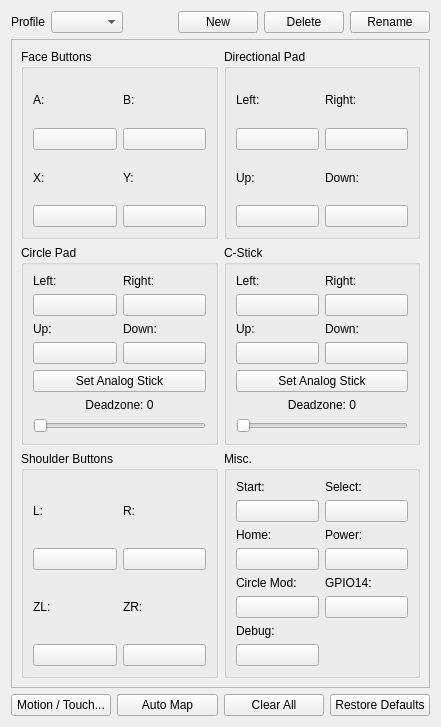
<?xml version="1.0" encoding="UTF-8"?>
<ui version="4.0">
 <class>ConfigureInput</class>
 <widget class="QWidget" name="ConfigureInput">
  <property name="geometry">
   <rect>
    <x>0</x>
    <y>0</y>
    <width>441</width>
    <height>727</height>
   </rect>
  </property>
  <property name="windowTitle">
   <string>ConfigureInput</string>
  </property>
  <layout class="QVBoxLayout" name="rootLayout">
   <item>
    <layout class="QHBoxLayout" name="horizontalLayout_3">
     <item>
      <widget class="QLabel" name="label_5">
       <property name="text">
        <string>Profile</string>
       </property>
      </widget>
     </item>
     <item>
      <widget class="QComboBox" name="profile"/>
     </item>
     <item>
      <spacer name="horizontalSpacer_2">
       <property name="orientation">
        <enum>Qt::Horizontal</enum>
       </property>
       <property name="sizeHint" stdset="0">
        <size>
         <width>40</width>
         <height>20</height>
        </size>
       </property>
      </spacer>
     </item>
     <item>
      <widget class="QPushButton" name="buttonNew">
       <property name="text">
        <string>New</string>
       </property>
      </widget>
     </item>
     <item>
      <widget class="QPushButton" name="buttonDelete">
       <property name="text">
        <string>Delete</string>
       </property>
      </widget>
     </item>
     <item>
      <widget class="QPushButton" name="buttonRename">
       <property name="text">
        <string>Rename</string>
       </property>
      </widget>
     </item>
    </layout>
   </item>
   <item>
    <widget class="QScrollArea" name="scrollArea">
     <property name="widgetResizable">
      <bool>true</bool>
     </property>
     <widget class="QWidget" name="scrollAreaContents">
      <layout class="QVBoxLayout" name="verticalLayout_5">
       <item>
        <layout class="QGridLayout" name="gridLayout_7">
         <item row="0" column="0">
          <widget class="QGroupBox" name="faceButtons">
           <property name="title">
            <string>Face Buttons</string>
           </property>
           <property name="flat">
            <bool>false</bool>
           </property>
           <property name="checkable">
            <bool>false</bool>
           </property>
           <layout class="QGridLayout" name="gridLayout">
            <item row="1" column="1">
             <layout class="QVBoxLayout" name="verticalLayout_4">
              <item>
               <widget class="QLabel" name="label_4">
                <property name="text">
                 <string>Y:</string>
                </property>
               </widget>
              </item>
              <item>
               <widget class="QPushButton" name="buttonY">
                <property name="text">
                 <string/>
                </property>
               </widget>
              </item>
             </layout>
            </item>
            <item row="1" column="0">
             <layout class="QVBoxLayout" name="verticalLayout_3">
              <item>
               <widget class="QLabel" name="label_3">
                <property name="text">
                 <string>X:</string>
                </property>
               </widget>
              </item>
              <item>
               <widget class="QPushButton" name="buttonX">
                <property name="text">
                 <string/>
                </property>
               </widget>
              </item>
             </layout>
            </item>
            <item row="0" column="1">
             <layout class="QVBoxLayout" name="verticalLayout_2">
              <item>
               <widget class="QLabel" name="label_2">
                <property name="text">
                 <string>B:</string>
                </property>
               </widget>
              </item>
              <item>
               <widget class="QPushButton" name="buttonB">
                <property name="text">
                 <string/>
                </property>
               </widget>
              </item>
             </layout>
            </item>
            <item row="0" column="0">
             <layout class="QVBoxLayout" name="verticalLayout">
              <item>
               <widget class="QLabel" name="label">
                <property name="text">
                 <string>A:</string>
                </property>
               </widget>
              </item>
              <item>
               <widget class="QPushButton" name="buttonA">
                <property name="text">
                 <string/>
                </property>
               </widget>
              </item>
             </layout>
            </item>
           </layout>
          </widget>
         </item>
         <item row="0" column="1">
          <widget class="QGroupBox" name="faceButtons_2">
           <property name="title">
            <string>Directional Pad</string>
           </property>
           <property name="flat">
            <bool>false</bool>
           </property>
           <property name="checkable">
            <bool>false</bool>
           </property>
           <layout class="QGridLayout" name="gridLayout_2">
            <item row="1" column="0">
             <layout class="QVBoxLayout" name="verticalLayout_12">
              <item>
               <widget class="QLabel" name="label_34">
                <property name="text">
                 <string>Up:</string>
                </property>
               </widget>
              </item>
              <item>
               <widget class="QPushButton" name="buttonDpadUp">
                <property name="text">
                 <string/>
                </property>
               </widget>
              </item>
             </layout>
            </item>
            <item row="1" column="1">
             <layout class="QVBoxLayout" name="verticalLayout_9">
              <item>
               <widget class="QLabel" name="label_35">
                <property name="text">
                 <string>Down:</string>
                </property>
               </widget>
              </item>
              <item>
               <widget class="QPushButton" name="buttonDpadDown">
                <property name="text">
                 <string/>
                </property>
               </widget>
              </item>
             </layout>
            </item>
            <item row="0" column="0">
             <layout class="QVBoxLayout" name="verticalLayout_10">
              <item>
               <widget class="QLabel" name="label_32">
                <property name="text">
                 <string>Left:</string>
                </property>
               </widget>
              </item>
              <item>
               <widget class="QPushButton" name="buttonDpadLeft">
                <property name="text">
                 <string/>
                </property>
               </widget>
              </item>
             </layout>
            </item>
            <item row="0" column="1">
             <layout class="QVBoxLayout" name="verticalLayout_11">
              <item>
               <widget class="QLabel" name="label_33">
                <property name="text">
                 <string>Right:</string>
                </property>
               </widget>
              </item>
              <item>
               <widget class="QPushButton" name="buttonDpadRight">
                <property name="text">
                 <string/>
                </property>
               </widget>
              </item>
             </layout>
            </item>
           </layout>
          </widget>
         </item>
         <item row="2" column="1">
          <widget class="QGroupBox" name="faceButtons_6">
           <property name="title">
            <string>Misc.</string>
           </property>
           <property name="flat">
            <bool>false</bool>
           </property>
           <property name="checkable">
            <bool>false</bool>
           </property>
           <layout class="QGridLayout" name="gridLayout_6">
            <item row="0" column="0">
             <layout class="QVBoxLayout" name="verticalLayout_25">
              <item>
               <widget class="QLabel" name="label_29">
                <property name="text">
                 <string>Start:</string>
                </property>
               </widget>
              </item>
              <item>
               <widget class="QPushButton" name="buttonStart">
                <property name="text">
                 <string/>
                </property>
               </widget>
              </item>
             </layout>
            </item>
            <item row="0" column="1">
             <layout class="QVBoxLayout" name="verticalLayout_26">
              <item>
               <widget class="QLabel" name="label_30">
                <property name="text">
                 <string>Select:</string>
                </property>
               </widget>
              </item>
              <item>
               <widget class="QPushButton" name="buttonSelect">
                <property name="text">
                 <string/>
                </property>
               </widget>
              </item>
             </layout>
            </item>
            <item row="1" column="0">
             <layout class="QVBoxLayout" name="verticalLayout_27">
              <item>
               <widget class="QLabel" name="label_31">
                <property name="text">
                 <string>Home:</string>
                </property>
               </widget>
              </item>
              <item>
               <widget class="QPushButton" name="buttonHome">
                <property name="text">
                 <string/>
                </property>
               </widget>
              </item>
             </layout>
            </item>
            <item row="1" column="1">
             <layout class="QVBoxLayout" name="verticalLayout_34">
              <item>
               <widget class="QLabel" name="label_37">
                <property name="text">
                 <string>Power:</string>
                </property>
               </widget>
              </item>
              <item>
               <widget class="QPushButton" name="buttonPower">
                <property name="text">
                 <string/>
                </property>
               </widget>
              </item>
             </layout>
            </item>
            <item row="2" column="0">
             <layout class="QVBoxLayout" name="verticalLayout_28">
              <item>
               <widget class="QLabel" name="label_36">
                <property name="text">
                 <string>Circle Mod:</string>
                </property>
               </widget>
              </item>
              <item>
               <widget class="QPushButton" name="buttonCircleMod">
                <property name="text">
                 <string/>
                </property>
               </widget>
              </item>
             </layout>
            </item>
            <item row="2" column="1">
             <layout class="QVBoxLayout" name="verticalLayout_33">
              <item>
               <widget class="QLabel" name="label_41">
                <property name="text">
                 <string>GPIO14:</string>
                </property>
               </widget>
              </item>
              <item>
               <widget class="QPushButton" name="buttonGpio14">
                <property name="text">
                 <string/>
                </property>
               </widget>
              </item>
             </layout>
            </item>
            <item row="3" column="0">
             <layout class="QVBoxLayout" name="verticalLayout_32">
              <item>
               <widget class="QLabel" name="label_40">
                <property name="text">
                 <string>Debug:</string>
                </property>
               </widget>
              </item>
              <item>
               <widget class="QPushButton" name="buttonDebug">
                <property name="text">
                 <string/>
                </property>
               </widget>
              </item>
             </layout>
            </item>
           </layout>
          </widget>
         </item>
         <item row="1" column="0">
          <widget class="QGroupBox" name="faceButtons_4">
           <property name="title">
            <string>Circle Pad</string>
           </property>
           <property name="flat">
            <bool>false</bool>
           </property>
           <property name="checkable">
            <bool>false</bool>
           </property>
           <layout class="QGridLayout" name="gridLayout_4">
            <item row="1" column="1">
             <layout class="QVBoxLayout" name="verticalLayout_19">
              <item>
               <widget class="QLabel" name="label_24">
                <property name="text">
                 <string>Up:</string>
                </property>
               </widget>
              </item>
              <item>
               <widget class="QPushButton" name="buttonCircleUp">
                <property name="text">
                 <string/>
                </property>
               </widget>
              </item>
             </layout>
            </item>
            <item row="0" column="2">
             <layout class="QVBoxLayout" name="verticalLayout_18">
              <item>
               <widget class="QLabel" name="label_23">
                <property name="text">
                 <string>Right:</string>
                </property>
               </widget>
              </item>
              <item>
               <widget class="QPushButton" name="buttonCircleRight">
                <property name="text">
                 <string/>
                </property>
               </widget>
              </item>
             </layout>
            </item>
            <item row="0" column="1">
             <layout class="QVBoxLayout" name="verticalLayout_17">
              <item>
               <widget class="QLabel" name="label_21">
                <property name="text">
                 <string>Left:</string>
                </property>
               </widget>
              </item>
              <item>
               <widget class="QPushButton" name="buttonCircleLeft">
                <property name="text">
                 <string/>
                </property>
               </widget>
              </item>
             </layout>
            </item>
            <item row="2" column="1" colspan="2">
             <widget class="QPushButton" name="buttonCircleAnalog">
              <property name="text">
               <string>Set Analog Stick</string>
              </property>
             </widget>
            </item>
            <item row="1" column="2">
             <layout class="QVBoxLayout" name="verticalLayout_20">
              <item>
               <widget class="QLabel" name="label_22">
                <property name="text">
                 <string>Down:</string>
                </property>
               </widget>
              </item>
              <item>
               <widget class="QPushButton" name="buttonCircleDown">
                <property name="text">
                 <string/>
                </property>
               </widget>
              </item>
             </layout>
            </item>
            <item row="3" column="1" colspan="2">
             <layout class="QVBoxLayout" name="sliderCirclePadDeadzoneAndModifierVerticalLayout">
              <item>
               <layout class="QHBoxLayout" name="sliderCirclePadDeadzoneAndModifierHorizontalLayout">
                <property name="sizeConstraint">
                 <enum>QLayout::SetDefaultConstraint</enum>
                </property>
                <item>
                 <widget class="QLabel" name="labelCirclePadDeadzoneAndModifier">
                  <property name="text">
                   <string>Deadzone: 0</string>
                  </property>
                  <property name="alignment">
                   <set>Qt::AlignHCenter</set>
                  </property>
                 </widget>
                </item>
               </layout>
              </item>
              <item>
               <widget class="QSlider" name="sliderCirclePadDeadzoneAndModifier">
                <property name="orientation">
                 <enum>Qt::Horizontal</enum>
                </property>
               </widget>
              </item>
             </layout>
            </item>
           </layout>
          </widget>
         </item>
         <item row="1" column="1">
          <widget class="QGroupBox" name="faceButtons_5">
           <property name="title">
            <string>C-Stick</string>
           </property>
           <property name="flat">
            <bool>false</bool>
           </property>
           <property name="checkable">
            <bool>false</bool>
           </property>
           <layout class="QGridLayout" name="gridLayout_5">
            <item row="0" column="1">
             <layout class="QVBoxLayout" name="verticalLayout_22">
              <item>
               <widget class="QLabel" name="label_27">
                <property name="text">
                 <string>Right:</string>
                </property>
               </widget>
              </item>
              <item>
               <widget class="QPushButton" name="buttonCStickRight">
                <property name="text">
                 <string/>
                </property>
               </widget>
              </item>
             </layout>
            </item>
            <item row="0" column="0">
             <layout class="QVBoxLayout" name="verticalLayout_21">
              <item>
               <widget class="QLabel" name="label_25">
                <property name="text">
                 <string>Left:</string>
                </property>
               </widget>
              </item>
              <item>
               <widget class="QPushButton" name="buttonCStickLeft">
                <property name="text">
                 <string/>
                </property>
               </widget>
              </item>
             </layout>
            </item>
            <item row="1" column="0">
             <layout class="QVBoxLayout" name="verticalLayout_23">
              <item>
               <widget class="QLabel" name="label_28">
                <property name="text">
                 <string>Up:</string>
                </property>
               </widget>
              </item>
              <item>
               <widget class="QPushButton" name="buttonCStickUp">
                <property name="text">
                 <string/>
                </property>
               </widget>
              </item>
             </layout>
            </item>
            <item row="2" column="0" colspan="2">
             <widget class="QPushButton" name="buttonCStickAnalog">
              <property name="text">
               <string>Set Analog Stick</string>
              </property>
             </widget>
            </item>
            <item row="1" column="1">
             <layout class="QVBoxLayout" name="verticalLayout_24">
              <item>
               <widget class="QLabel" name="label_26">
                <property name="text">
                 <string>Down:</string>
                </property>
               </widget>
              </item>
              <item>
               <widget class="QPushButton" name="buttonCStickDown">
                <property name="text">
                 <string/>
                </property>
               </widget>
              </item>
             </layout>
            </item>
            <item row="3" column="0" colspan="2">
             <layout class="QVBoxLayout" name="sliderCStickDeadzoneAndModifierVerticalLayout">
              <property name="sizeConstraint">
               <enum>QLayout::SetDefaultConstraint</enum>
              </property>
              <item>
               <layout class="QHBoxLayout" name="sliderCStickDeadzoneAndModifierHorizontalLayout">
                <item>
                 <widget class="QLabel" name="labelCStickDeadzoneAndModifier">
                  <property name="text">
                   <string>Deadzone: 0</string>
                  </property>
                  <property name="alignment">
                   <set>Qt::AlignHCenter</set>
                  </property>
                 </widget>
                </item>
               </layout>
              </item>
              <item>
               <widget class="QSlider" name="sliderCStickDeadzoneAndModifier">
                <property name="orientation">
                 <enum>Qt::Horizontal</enum>
                </property>
               </widget>
              </item>
             </layout>
            </item>
           </layout>
          </widget>
         </item>
         <item row="2" column="0">
          <widget class="QGroupBox" name="faceButtons_3">
           <property name="title">
            <string>Shoulder Buttons</string>
           </property>
           <property name="flat">
            <bool>false</bool>
           </property>
           <property name="checkable">
            <bool>false</bool>
           </property>
           <layout class="QGridLayout" name="gridLayout_3">
            <item row="1" column="1">
             <layout class="QVBoxLayout" name="verticalLayout_16">
              <item>
               <widget class="QLabel" name="label_18">
                <property name="text">
                 <string>ZR:</string>
                </property>
               </widget>
              </item>
              <item>
               <widget class="QPushButton" name="buttonZR">
                <property name="text">
                 <string/>
                </property>
               </widget>
              </item>
             </layout>
            </item>
            <item row="1" column="0">
             <layout class="QVBoxLayout" name="verticalLayout_15">
              <item>
               <widget class="QLabel" name="label_20">
                <property name="text">
                 <string>ZL:</string>
                </property>
               </widget>
              </item>
              <item>
               <widget class="QPushButton" name="buttonZL">
                <property name="text">
                 <string/>
                </property>
               </widget>
              </item>
             </layout>
            </item>
            <item row="0" column="0">
             <layout class="QVBoxLayout" name="verticalLayout_13">
              <item>
               <widget class="QLabel" name="label_17">
                <property name="text">
                 <string>L:</string>
                </property>
               </widget>
              </item>
              <item>
               <widget class="QPushButton" name="buttonL">
                <property name="text">
                 <string/>
                </property>
               </widget>
              </item>
             </layout>
            </item>
            <item row="0" column="1">
             <layout class="QVBoxLayout" name="verticalLayout_14">
              <item>
               <widget class="QLabel" name="label_19">
                <property name="text">
                 <string>R:</string>
                </property>
               </widget>
              </item>
              <item>
               <widget class="QPushButton" name="buttonR">
                <property name="text">
                 <string/>
                </property>
               </widget>
              </item>
             </layout>
            </item>
           </layout>
          </widget>
         </item>
        </layout>
       </item>
      </layout>
     </widget>
    </widget>
   </item>
   <item>
    <layout class="QVBoxLayout" name="verticalLayout_6">
     <item>
      <layout class="QHBoxLayout" name="horizontalLayout">
       <item>
        <widget class="QPushButton" name="buttonMotionTouch">
         <property name="sizePolicy">
          <sizepolicy hsizetype="Minimum" vsizetype="Fixed">
           <horstretch>0</horstretch>
           <verstretch>0</verstretch>
          </sizepolicy>
         </property>
         <property name="sizeIncrement">
          <size>
           <width>0</width>
           <height>0</height>
          </size>
         </property>
         <property name="baseSize">
          <size>
           <width>0</width>
           <height>0</height>
          </size>
         </property>
         <property name="layoutDirection">
          <enum>Qt::LeftToRight</enum>
         </property>
         <property name="text">
          <string>Motion / Touch...</string>
         </property>
        </widget>
       </item>
       <item>
        <widget class="QPushButton" name="buttonAutoMap">
         <property name="sizePolicy">
          <sizepolicy hsizetype="Minimum" vsizetype="Fixed">
           <horstretch>0</horstretch>
           <verstretch>0</verstretch>
          </sizepolicy>
         </property>
         <property name="sizeIncrement">
          <size>
           <width>0</width>
           <height>0</height>
          </size>
         </property>
         <property name="baseSize">
          <size>
           <width>0</width>
           <height>0</height>
          </size>
         </property>
         <property name="layoutDirection">
          <enum>Qt::LeftToRight</enum>
         </property>
         <property name="text">
          <string>Auto Map</string>
         </property>
        </widget>
       </item>
       <item>
        <widget class="QPushButton" name="buttonClearAll">
         <property name="sizePolicy">
          <sizepolicy hsizetype="Minimum" vsizetype="Fixed">
           <horstretch>0</horstretch>
           <verstretch>0</verstretch>
          </sizepolicy>
         </property>
         <property name="sizeIncrement">
          <size>
           <width>0</width>
           <height>0</height>
          </size>
         </property>
         <property name="baseSize">
          <size>
           <width>0</width>
           <height>0</height>
          </size>
         </property>
         <property name="layoutDirection">
          <enum>Qt::LeftToRight</enum>
         </property>
         <property name="text">
          <string>Clear All</string>
         </property>
        </widget>
       </item>
       <item>
        <widget class="QPushButton" name="buttonRestoreDefaults">
         <property name="sizePolicy">
          <sizepolicy hsizetype="Minimum" vsizetype="Fixed">
           <horstretch>0</horstretch>
           <verstretch>0</verstretch>
          </sizepolicy>
         </property>
         <property name="sizeIncrement">
          <size>
           <width>0</width>
           <height>0</height>
          </size>
         </property>
         <property name="baseSize">
          <size>
           <width>0</width>
           <height>0</height>
          </size>
         </property>
         <property name="layoutDirection">
          <enum>Qt::LeftToRight</enum>
         </property>
         <property name="text">
          <string>Restore Defaults</string>
         </property>
        </widget>
       </item>
      </layout>
     </item>
    </layout>
   </item>
  </layout>
 </widget>
 <tabstops>
  <tabstop>profile</tabstop>
  <tabstop>buttonNew</tabstop>
  <tabstop>buttonDelete</tabstop>
  <tabstop>buttonRename</tabstop>
  <tabstop>buttonA</tabstop>
  <tabstop>buttonB</tabstop>
  <tabstop>buttonX</tabstop>
  <tabstop>buttonY</tabstop>
  <tabstop>buttonDpadLeft</tabstop>
  <tabstop>buttonDpadRight</tabstop>
  <tabstop>buttonDpadUp</tabstop>
  <tabstop>buttonDpadDown</tabstop>
  <tabstop>buttonCircleLeft</tabstop>
  <tabstop>buttonCircleRight</tabstop>
  <tabstop>buttonCircleUp</tabstop>
  <tabstop>buttonCircleDown</tabstop>
  <tabstop>buttonCircleAnalog</tabstop>
  <tabstop>sliderCirclePadDeadzoneAndModifier</tabstop>
  <tabstop>buttonCStickLeft</tabstop>
  <tabstop>buttonCStickRight</tabstop>
  <tabstop>buttonCStickUp</tabstop>
  <tabstop>buttonCStickDown</tabstop>
  <tabstop>buttonCStickAnalog</tabstop>
  <tabstop>sliderCStickDeadzoneAndModifier</tabstop>
  <tabstop>buttonL</tabstop>
  <tabstop>buttonR</tabstop>
  <tabstop>buttonZL</tabstop>
  <tabstop>buttonZR</tabstop>
  <tabstop>buttonStart</tabstop>
  <tabstop>buttonSelect</tabstop>
  <tabstop>buttonHome</tabstop>
  <tabstop>buttonCircleMod</tabstop>
  <tabstop>buttonDebug</tabstop>
  <tabstop>buttonGpio14</tabstop>
  <tabstop>buttonMotionTouch</tabstop>
  <tabstop>buttonAutoMap</tabstop>
  <tabstop>buttonClearAll</tabstop>
  <tabstop>buttonRestoreDefaults</tabstop>
 </tabstops>
 <resources/>
 <connections/>
</ui>
